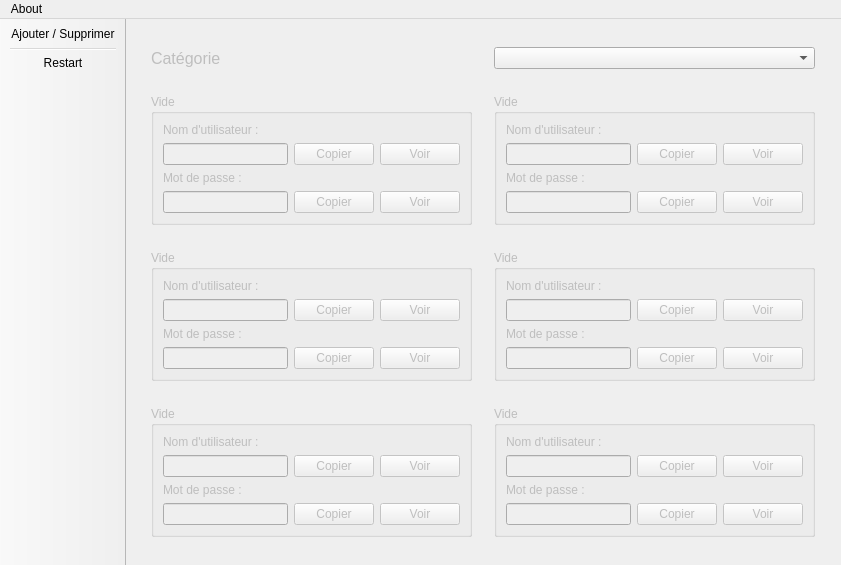
<?xml version="1.0" encoding="UTF-8"?>
<ui version="4.0">
 <class>MainWindow</class>
 <widget class="QMainWindow" name="MainWindow">
  <property name="enabled">
   <bool>true</bool>
  </property>
  <property name="geometry">
   <rect>
    <x>0</x>
    <y>0</y>
    <width>841</width>
    <height>565</height>
   </rect>
  </property>
  <property name="minimumSize">
   <size>
    <width>841</width>
    <height>565</height>
   </size>
  </property>
  <property name="maximumSize">
   <size>
    <width>841</width>
    <height>565</height>
   </size>
  </property>
  <property name="windowTitle">
   <string>My Password</string>
  </property>
  <widget class="QWidget" name="centralwidget">
   <layout class="QGridLayout" name="gridLayout_7">
    <item row="1" column="0">
     <widget class="QGroupBox" name="groupBox">
      <property name="enabled">
       <bool>false</bool>
      </property>
      <property name="minimumSize">
       <size>
        <width>321</width>
        <height>131</height>
       </size>
      </property>
      <property name="maximumSize">
       <size>
        <width>321</width>
        <height>131</height>
       </size>
      </property>
      <property name="title">
       <string>Vide</string>
      </property>
      <layout class="QGridLayout" name="gridLayout">
       <item row="1" column="0">
        <widget class="QLineEdit" name="lineEditUserName">
         <property name="text">
          <string/>
         </property>
         <property name="echoMode">
          <enum>QLineEdit::Password</enum>
         </property>
         <property name="readOnly">
          <bool>true</bool>
         </property>
        </widget>
       </item>
       <item row="0" column="0">
        <widget class="QLabel" name="labelUserName">
         <property name="text">
          <string>Nom d'utilisateur :</string>
         </property>
        </widget>
       </item>
       <item row="2" column="0">
        <widget class="QLabel" name="labelPassword">
         <property name="text">
          <string>Mot de passe :</string>
         </property>
        </widget>
       </item>
       <item row="3" column="0">
        <widget class="QLineEdit" name="lineEditPassword">
         <property name="echoMode">
          <enum>QLineEdit::Password</enum>
         </property>
         <property name="readOnly">
          <bool>true</bool>
         </property>
        </widget>
       </item>
       <item row="1" column="1">
        <widget class="QPushButton" name="buttonCopyUserName">
         <property name="text">
          <string>Copier</string>
         </property>
        </widget>
       </item>
       <item row="3" column="2">
        <widget class="QPushButton" name="buttonSeePassword">
         <property name="text">
          <string>Voir</string>
         </property>
        </widget>
       </item>
       <item row="3" column="1">
        <widget class="QPushButton" name="buttonCopyPassword">
         <property name="text">
          <string>Copier</string>
         </property>
        </widget>
       </item>
       <item row="1" column="2">
        <widget class="QPushButton" name="buttonSeeUserName">
         <property name="text">
          <string>Voir</string>
         </property>
        </widget>
       </item>
      </layout>
     </widget>
    </item>
    <item row="3" column="1">
     <widget class="QGroupBox" name="groupBox_6">
      <property name="enabled">
       <bool>false</bool>
      </property>
      <property name="minimumSize">
       <size>
        <width>321</width>
        <height>131</height>
       </size>
      </property>
      <property name="maximumSize">
       <size>
        <width>321</width>
        <height>131</height>
       </size>
      </property>
      <property name="title">
       <string>Vide</string>
      </property>
      <layout class="QGridLayout" name="gridLayout_6">
       <item row="1" column="0">
        <widget class="QLineEdit" name="lineEditUserName_6">
         <property name="echoMode">
          <enum>QLineEdit::Password</enum>
         </property>
         <property name="readOnly">
          <bool>true</bool>
         </property>
        </widget>
       </item>
       <item row="0" column="0">
        <widget class="QLabel" name="labelUserName_6">
         <property name="text">
          <string>Nom d'utilisateur :</string>
         </property>
        </widget>
       </item>
       <item row="2" column="0">
        <widget class="QLabel" name="labelPassword_6">
         <property name="text">
          <string>Mot de passe :</string>
         </property>
        </widget>
       </item>
       <item row="3" column="0">
        <widget class="QLineEdit" name="lineEditPassword_6">
         <property name="echoMode">
          <enum>QLineEdit::Password</enum>
         </property>
         <property name="readOnly">
          <bool>true</bool>
         </property>
        </widget>
       </item>
       <item row="1" column="1">
        <widget class="QPushButton" name="buttonCopyUserName_6">
         <property name="text">
          <string>Copier</string>
         </property>
        </widget>
       </item>
       <item row="3" column="2">
        <widget class="QPushButton" name="buttonSeePassword_6">
         <property name="text">
          <string>Voir</string>
         </property>
        </widget>
       </item>
       <item row="3" column="1">
        <widget class="QPushButton" name="buttonCopyPassword_6">
         <property name="text">
          <string>Copier</string>
         </property>
        </widget>
       </item>
       <item row="1" column="2">
        <widget class="QPushButton" name="buttonSeeUserName_6">
         <property name="text">
          <string>Voir</string>
         </property>
        </widget>
       </item>
      </layout>
     </widget>
    </item>
    <item row="3" column="0">
     <widget class="QGroupBox" name="groupBox_5">
      <property name="enabled">
       <bool>false</bool>
      </property>
      <property name="minimumSize">
       <size>
        <width>321</width>
        <height>131</height>
       </size>
      </property>
      <property name="maximumSize">
       <size>
        <width>321</width>
        <height>131</height>
       </size>
      </property>
      <property name="title">
       <string>Vide</string>
      </property>
      <layout class="QGridLayout" name="gridLayout_5">
       <item row="1" column="0">
        <widget class="QLineEdit" name="lineEditUserName_5">
         <property name="echoMode">
          <enum>QLineEdit::Password</enum>
         </property>
         <property name="readOnly">
          <bool>true</bool>
         </property>
        </widget>
       </item>
       <item row="0" column="0">
        <widget class="QLabel" name="labelUserName_5">
         <property name="text">
          <string>Nom d'utilisateur :</string>
         </property>
        </widget>
       </item>
       <item row="2" column="0">
        <widget class="QLabel" name="labelPassword_5">
         <property name="text">
          <string>Mot de passe :</string>
         </property>
        </widget>
       </item>
       <item row="3" column="0">
        <widget class="QLineEdit" name="lineEditPassword_5">
         <property name="echoMode">
          <enum>QLineEdit::Password</enum>
         </property>
         <property name="readOnly">
          <bool>true</bool>
         </property>
        </widget>
       </item>
       <item row="1" column="1">
        <widget class="QPushButton" name="buttonCopyUserName_5">
         <property name="text">
          <string>Copier</string>
         </property>
        </widget>
       </item>
       <item row="3" column="2">
        <widget class="QPushButton" name="buttonSeePassword_5">
         <property name="text">
          <string>Voir</string>
         </property>
        </widget>
       </item>
       <item row="3" column="1">
        <widget class="QPushButton" name="buttonCopyPassword_5">
         <property name="text">
          <string>Copier</string>
         </property>
        </widget>
       </item>
       <item row="1" column="2">
        <widget class="QPushButton" name="buttonSeeUserName_5">
         <property name="text">
          <string>Voir</string>
         </property>
        </widget>
       </item>
      </layout>
     </widget>
    </item>
    <item row="0" column="0">
     <widget class="QLabel" name="categorieName">
      <property name="enabled">
       <bool>false</bool>
      </property>
      <property name="font">
       <font>
        <pointsize>12</pointsize>
       </font>
      </property>
      <property name="text">
       <string>Catégorie</string>
      </property>
     </widget>
    </item>
    <item row="2" column="0">
     <widget class="QGroupBox" name="groupBox_3">
      <property name="enabled">
       <bool>false</bool>
      </property>
      <property name="minimumSize">
       <size>
        <width>321</width>
        <height>131</height>
       </size>
      </property>
      <property name="maximumSize">
       <size>
        <width>321</width>
        <height>131</height>
       </size>
      </property>
      <property name="title">
       <string>Vide</string>
      </property>
      <layout class="QGridLayout" name="gridLayout_3">
       <item row="1" column="0">
        <widget class="QLineEdit" name="lineEditUserName_3">
         <property name="echoMode">
          <enum>QLineEdit::Password</enum>
         </property>
         <property name="readOnly">
          <bool>true</bool>
         </property>
        </widget>
       </item>
       <item row="0" column="0">
        <widget class="QLabel" name="labelUserName_3">
         <property name="text">
          <string>Nom d'utilisateur :</string>
         </property>
        </widget>
       </item>
       <item row="2" column="0">
        <widget class="QLabel" name="labelPassword_3">
         <property name="text">
          <string>Mot de passe :</string>
         </property>
        </widget>
       </item>
       <item row="3" column="0">
        <widget class="QLineEdit" name="lineEditPassword_3">
         <property name="echoMode">
          <enum>QLineEdit::Password</enum>
         </property>
         <property name="readOnly">
          <bool>true</bool>
         </property>
        </widget>
       </item>
       <item row="1" column="1">
        <widget class="QPushButton" name="buttonCopyUserName_3">
         <property name="text">
          <string>Copier</string>
         </property>
        </widget>
       </item>
       <item row="3" column="2">
        <widget class="QPushButton" name="buttonSeePassword_3">
         <property name="text">
          <string>Voir</string>
         </property>
        </widget>
       </item>
       <item row="3" column="1">
        <widget class="QPushButton" name="buttonCopyPassword_3">
         <property name="text">
          <string>Copier</string>
         </property>
        </widget>
       </item>
       <item row="1" column="2">
        <widget class="QPushButton" name="buttonSeeUserName_3">
         <property name="text">
          <string>Voir</string>
         </property>
        </widget>
       </item>
      </layout>
     </widget>
    </item>
    <item row="1" column="1">
     <widget class="QGroupBox" name="groupBox_2">
      <property name="enabled">
       <bool>false</bool>
      </property>
      <property name="minimumSize">
       <size>
        <width>321</width>
        <height>131</height>
       </size>
      </property>
      <property name="maximumSize">
       <size>
        <width>321</width>
        <height>131</height>
       </size>
      </property>
      <property name="title">
       <string>Vide</string>
      </property>
      <layout class="QGridLayout" name="gridLayout_2">
       <item row="1" column="0">
        <widget class="QLineEdit" name="lineEditUserName_2">
         <property name="echoMode">
          <enum>QLineEdit::Password</enum>
         </property>
         <property name="readOnly">
          <bool>true</bool>
         </property>
        </widget>
       </item>
       <item row="0" column="0">
        <widget class="QLabel" name="labelUserName_2">
         <property name="text">
          <string>Nom d'utilisateur :</string>
         </property>
        </widget>
       </item>
       <item row="2" column="0">
        <widget class="QLabel" name="labelPassword_2">
         <property name="text">
          <string>Mot de passe :</string>
         </property>
        </widget>
       </item>
       <item row="3" column="0">
        <widget class="QLineEdit" name="lineEditPassword_2">
         <property name="echoMode">
          <enum>QLineEdit::Password</enum>
         </property>
         <property name="readOnly">
          <bool>true</bool>
         </property>
        </widget>
       </item>
       <item row="1" column="1">
        <widget class="QPushButton" name="buttonCopyUserName_2">
         <property name="text">
          <string>Copier</string>
         </property>
        </widget>
       </item>
       <item row="3" column="2">
        <widget class="QPushButton" name="buttonSeePassword_2">
         <property name="text">
          <string>Voir</string>
         </property>
        </widget>
       </item>
       <item row="3" column="1">
        <widget class="QPushButton" name="buttonCopyPassword_2">
         <property name="text">
          <string>Copier</string>
         </property>
        </widget>
       </item>
       <item row="1" column="2">
        <widget class="QPushButton" name="buttonSeeUserName_2">
         <property name="text">
          <string>Voir</string>
         </property>
        </widget>
       </item>
      </layout>
     </widget>
    </item>
    <item row="2" column="1">
     <widget class="QGroupBox" name="groupBox_4">
      <property name="enabled">
       <bool>false</bool>
      </property>
      <property name="minimumSize">
       <size>
        <width>321</width>
        <height>131</height>
       </size>
      </property>
      <property name="maximumSize">
       <size>
        <width>321</width>
        <height>131</height>
       </size>
      </property>
      <property name="title">
       <string>Vide</string>
      </property>
      <layout class="QGridLayout" name="gridLayout_4">
       <item row="1" column="0">
        <widget class="QLineEdit" name="lineEditUserName_4">
         <property name="echoMode">
          <enum>QLineEdit::Password</enum>
         </property>
         <property name="readOnly">
          <bool>true</bool>
         </property>
        </widget>
       </item>
       <item row="0" column="0">
        <widget class="QLabel" name="labelUserName_4">
         <property name="text">
          <string>Nom d'utilisateur :</string>
         </property>
        </widget>
       </item>
       <item row="2" column="0">
        <widget class="QLabel" name="labelPassword_4">
         <property name="text">
          <string>Mot de passe :</string>
         </property>
        </widget>
       </item>
       <item row="3" column="0">
        <widget class="QLineEdit" name="lineEditPassword_4">
         <property name="echoMode">
          <enum>QLineEdit::Password</enum>
         </property>
         <property name="readOnly">
          <bool>true</bool>
         </property>
        </widget>
       </item>
       <item row="1" column="1">
        <widget class="QPushButton" name="buttonCopyUserName_4">
         <property name="text">
          <string>Copier</string>
         </property>
        </widget>
       </item>
       <item row="3" column="2">
        <widget class="QPushButton" name="buttonSeePassword_4">
         <property name="text">
          <string>Voir</string>
         </property>
        </widget>
       </item>
       <item row="3" column="1">
        <widget class="QPushButton" name="buttonCopyPassword_4">
         <property name="text">
          <string>Copier</string>
         </property>
        </widget>
       </item>
       <item row="1" column="2">
        <widget class="QPushButton" name="buttonSeeUserName_4">
         <property name="text">
          <string>Voir</string>
         </property>
        </widget>
       </item>
      </layout>
     </widget>
    </item>
    <item row="0" column="1">
     <widget class="QComboBox" name="categoriesNameComboBox"/>
    </item>
   </layout>
  </widget>
  <widget class="QToolBar" name="toolBar">
   <property name="windowTitle">
    <string>toolBar</string>
   </property>
   <property name="movable">
    <bool>false</bool>
   </property>
   <property name="floatable">
    <bool>false</bool>
   </property>
   <attribute name="toolBarArea">
    <enum>LeftToolBarArea</enum>
   </attribute>
   <attribute name="toolBarBreak">
    <bool>false</bool>
   </attribute>
   <addaction name="actionAjouter"/>
   <addaction name="separator"/>
   <addaction name="actionRestart"/>
  </widget>
  <widget class="QMenuBar" name="menuBar">
   <property name="geometry">
    <rect>
     <x>0</x>
     <y>0</y>
     <width>841</width>
     <height>22</height>
    </rect>
   </property>
   <widget class="QMenu" name="menu_propos">
    <property name="title">
     <string>About</string>
    </property>
    <addaction name="action_propos"/>
    <addaction name="action_propos_de_Qt"/>
   </widget>
   <addaction name="menu_propos"/>
  </widget>
  <action name="actionAjouter">
   <property name="text">
    <string>Ajouter / Supprimer</string>
   </property>
   <property name="toolTip">
    <string>Ajouter un nouveau mot de passe et un nom d'utilisateur</string>
   </property>
   <property name="shortcut">
    <string>Ctrl+N</string>
   </property>
  </action>
  <action name="actionRestart">
   <property name="text">
    <string>Restart</string>
   </property>
  </action>
  <action name="action_propos">
   <property name="text">
    <string>About</string>
   </property>
  </action>
  <action name="action_propos_de_Qt">
   <property name="text">
    <string>About Qt</string>
   </property>
  </action>
 </widget>
 <resources/>
 <connections/>
</ui>
